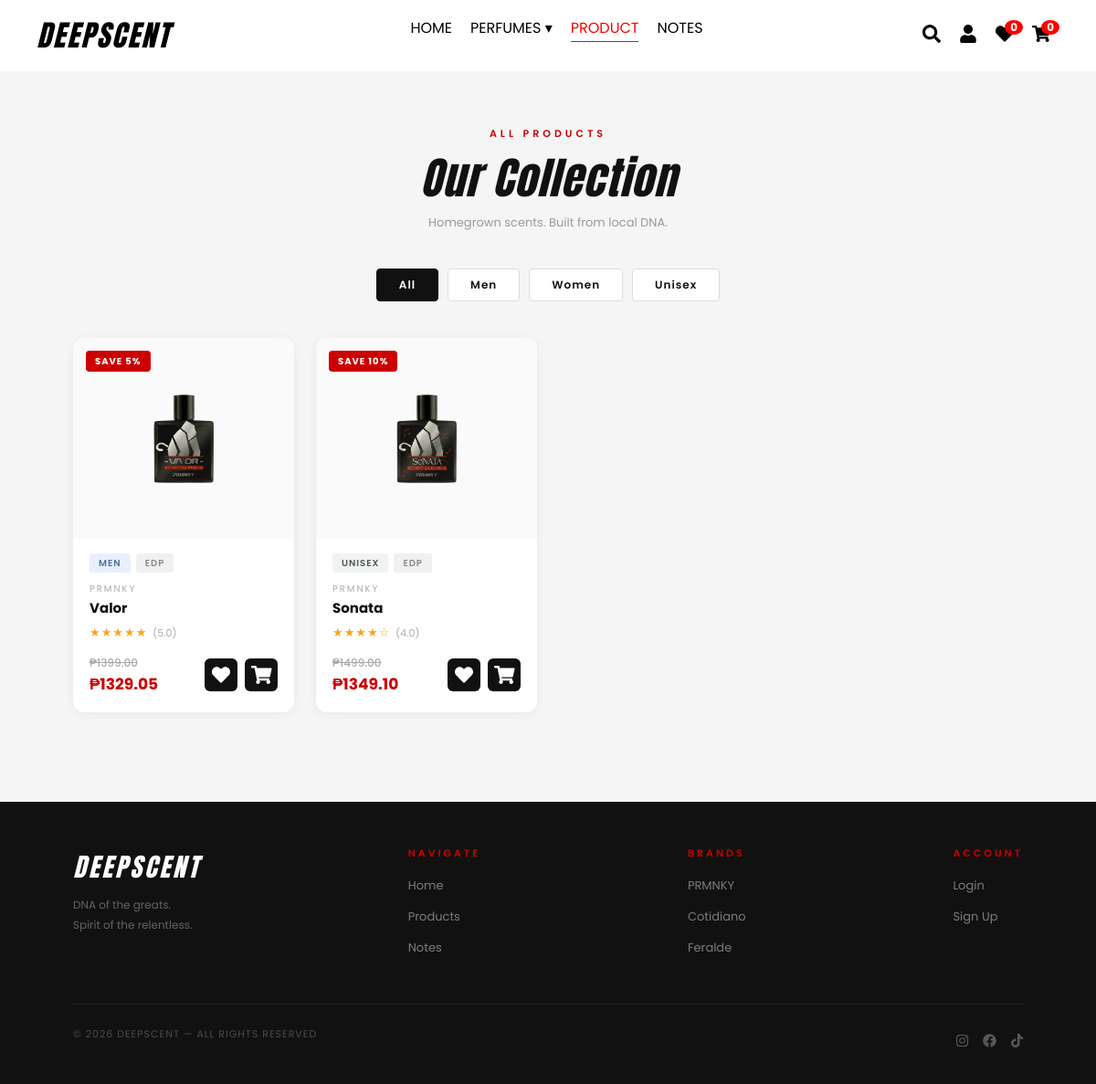
/product, run on the app's committed database.
### website/models.py (models this page shows)
class Product(db.Model):
    id = db.Column(db.Integer, primary_key=True)
    name = db.Column(db.String(100), nullable=False)
    description = db.Column(db.Text, nullable=False)
    note_name = db.Column(db.String(100), nullable=True)
    note_image = db.Column(db.String(100), nullable=True)
    note_id = db.Column(db.Integer, db.ForeignKey('note.id'), nullable=True)
    price = db.Column(db.Float, nullable=False)
    stock_50ml = db.Column(db.Integer, default=0)
    stock_100ml = db.Column(db.Integer, default=0)
    price_100ml = db.Column(db.Float, nullable=True)
    discount = db.Column(db.Integer, default=0)  # percentage e.g. 10 = 10%
    image = db.Column(db.String(100), nullable=False)
    brand = db.Column(db.String(50), nullable=False)
    gender = db.Column(db.String(20), default='UNISEX')

class Brand(db.Model):
    id = db.Column(db.Integer, primary_key=True)
    name = db.Column(db.String(100), unique=True, nullable=False)
    logo = db.Column(db.String(150), nullable=True)

### website/views.py (the view)
@views.route('/product')
def product():
    products = Product.query.all()
    favorited_ids = [f.product_id for f in current_user.favorites] if current_user.is_authenticated else []
    ratings = {}
    for p in products:
        reviews = Review.query.filter_by(product_id=p.id).all()
        ratings[p.id] = {'avg': round(sum(r.rating for r in reviews) / len(reviews), 1) if reviews else 0, 'count': len(reviews)}
    return render_template('product.html', products=products, favorited_ids=favorited_ids, ratings=ratings)

### website/templates/product.html (shortened to what this page needs)
{% extends "base.html" %}
{% block content %}
<section class="products-page">
    <div class="products-header">
        <p class="section-label">ALL PRODUCTS</p>
        <h1 class="products-title">Our Collection</h1>
        <p class="products-subtitle">Homegrown scents. Built from local DNA.</p>
    </div>
    <div class="products-filters">
        <button class="filter-btn active" onclick="filterProducts('all', this)">All</button>
        <button class="filter-btn" onclick="filterProducts('MEN', this)">Men</button>
        <button class="filter-btn" onclick="filterProducts('WOMEN', this)">Women</button>
        <button class="filter-btn" onclick="filterProducts('UNISEX', this)">Unisex</button>
    </div>
    <div class="products-grid">
        {% for product in products %}
        <div class="product-card" data-gender="{{ product.gender if product.gender else 'UNISEX' }}">
            <div class="product-img-wrap">
                {% if product.discount %}
                <div class="product-badge-sale">SAVE {{ product.discount }}%</div>
                {% endif %}
                {% set total_stock = (product.stock_50ml or 0) + (product.stock_100ml or 0) %}
                <a href="{{ url_for('views.product_detail', product_id=product.id) }}">
                <img src="{{ url_for('static', filename='uploads/' ~ product.image) }}" alt="{{ product.name }}">
                </a>
            </div>
            <div class="product-info">
                <div class="product-tags">
                    <span class="tag tag-gender" data-gender="{{ product.gender if product.gender else 'UNISEX' }}">{{ product.gender if product.gender else 'UNISEX' }}</span>
                    <span class="tag tag-type">EDP</span>
                </div>
                <p class="product-brand">{{ product.brand }}</p>
                <a href="{{ url_for('views.product_detail', product_id=product.id) }}" style="text-decoration:none;">
                <h3 class="product-name">{{ product.name }}</h3>
                </a>
                <div class="product-rating">
                    {% set r = (ratings[product.id].avg|int) if ratings and product.id in ratings else 0 %}
                    {% set c = ratings[product.id].count if ratings and product.id in ratings else 0 %}
                    <span class="stars">{% for i in range(1,6) %}{% if i <= r %}★{% else %}☆{% endif %}{% endfor %}</span>
                    <span class="review-count">({{ ratings[product.id].avg if ratings and product.id in ratings else 0 }})</span>
                </div>
                <div class="product-footer">
                    <div class="product-price-wrap">
                        {% if product.discount %}
                        <span class="product-price-old">₱{{ "%.2f"|format(product.price) }}</span>
                        <span class="product-price">₱{{ "%.2f"|format(product.price * (1 - product.discount / 100)) }}</span>
                        {% else %}
                        <span class="product-price">₱{{ "%.2f"|format(product.price) }}</span>
                        {% endif %}
                    </div>
                    <div class="product-actions">
                        <button class="product-action-btn heart-btn {% if current_user.is_authenticated and product.id in favorited_ids %}favorited{% endif %}"
                            data-id="{{ product.id }}"
                            data-auth="{% if current_user.is_authenticated %}yes{% else %}no{% endif %}"
                            onclick="toggleFavorite(this)" title="Favorites">
                            <i class="fas fa-heart"></i>
                        </button>
                        <button class="product-action-btn cart-btn" title="Add to Cart"
                            onclick="openCartModal('{{ product.id }}', '{{ product.name }}', {{ product.price * (1 - product.discount / 100) if product.discount else product.price }}, '{% if current_user.is_authenticated %}yes{% else %}no{% endif %}', '{{ url_for('static', filename='uploads/' ~ product.image) }}', '{{ product.brand }}', '{{ product.gender if product.gender else 'UNISEX' }}', {{ (product.price_100ml * (1 - product.discount / 100)) if product.price_100ml and product.discount else (product.price_100ml if product.price_100ml else product.price) }})">
                            <i class="fas fa-shopping-cart"></i>
                        </button>
                    </div>
                </div>
            </div>
        </div>
        {% else %}
        <div class="no-products">No products available yet.</div>
        {% endfor %}
    </div>
</section>
{% endblock %}

### website/templates/base.html (shortened to what this page needs)
<!DOCTYPE html>
<html lang="en">
<head>
    <link rel="stylesheet" href="{{ url_for('static', filename='css/all.min.css') }}">
    <link rel="stylesheet" href="{{ url_for('static', filename='css/bootstrap.min.css') }}">
    <link rel="stylesheet" href="{{ url_for('static', filename='css/all.min.css') }}">
    <link rel="stylesheet" href="{{ url_for('static', filename='css/style.css') }}">
    <link rel="stylesheet" href="https://unpkg.com/leaflet@1.9.4/dist/leaflet.css">
</head>
<body>
    <nav class="navbar">
        <div class="logo">DEEPSCENT</div>
        <ul class="nav-links">
            <li><a href="{{ url_for('views.home') }}" class="{% if request.endpoint == 'views.home' %}active{% endif %}">HOME</a></li>
            <li class="dropdown">
                <a href="#" class="dropdown-toggle" id="perfumes-link">PERFUMES <span class="arrow">&#9662;</span></a>
            </li>
            <li><a href="{{ url_for('views.product') }}" class="{% if request.endpoint == 'views.product' %}active{% endif %}">PRODUCT</a></li>
            <li><a href="{{ url_for('views.notes') }}" class="{% if request.endpoint == 'views.notes' %}active{% endif %}">NOTES</a></li>
        </ul>
        <div class="icons">
            <a href="#" onclick="toggleSearch(event)"><i class="fas fa-search"></i></a>
            {% if current_user.is_authenticated %}
                <a href="javascript:void(0);" onclick="openProfile()"><i class="fa fa-user"></i></a>
                {% if current_user.is_admin %}
                <a href="{{ url_for('admin.dashboard') }}" title="Admin" style="position:relative;">
                    <i class="fas fa-shield-alt"></i>
                    {% if g.low_stock_count > 0 %}
                    <span class="badge">{{ g.low_stock_count }}</span>
                    {% endif %}
                </a>
                {% endif %}
            {% else %}
                <a href="{{ url_for('auth.login') }}"><i class="fa fa-user"></i></a>
            {% endif %}
            <a href="{% if current_user.is_authenticated %}{{ url_for('views.favorites') }}{% else %}{{ url_for('auth.login') }}{% endif %}"><i class="fas fa-heart"></i><span class="badge fav-badge">{{ current_user.favorites | length if current_user.is_authenticated else 0 }}</span></a>
            <a href="{% if current_user.is_authenticated %}{{ url_for('views.cart') }}{% else %}{{ url_for('views.cart_login_required') }}{% endif %}"><i class="fas fa-shopping-cart"></i><span class="badge cart-badge">{{ current_user.cart_items | sum(attribute='quantity') if current_user.is_authenticated else 0 }}</span></a>
        </div>
    </nav>
    <main>
        {% block content %}{% endblock %}
    </main>
    <footer>
        <div class="footer-inner">
            <div class="footer-brand">
                <div class="footer-logo">DEEPSCENT</div>
                <p>DNA of the greats.<br>Spirit of the relentless.</p>
            </div>
            <div class="footer-links">
                <h4>NAVIGATE</h4>
                <ul>
                    <li><a href="{{ url_for('views.home') }}">Home</a></li>
                    <li><a href="{{ url_for('views.product') }}">Products</a></li>
                    <li><a href="{{ url_for('views.notes') }}">Notes</a></li>
                </ul>
            </div>
            <div class="footer-links">
                <h4>BRANDS</h4>
                <ul>
                    {% for brand in g.brands %}
                    <li><a href="{{ url_for('views.perfumes', brand=brand.name) }}">{{ brand.name }}</a></li>
                    {% endfor %}
                </ul>
            </div>
            <div class="footer-links">
                <h4>ACCOUNT</h4>
                <ul>
                    {% if current_user.is_authenticated %}
                    <li><a href="javascript:void(0);" onclick="openProfile()">My Profile</a></li>
                    <li><a href="{{ url_for('auth.logout') }}">Logout</a></li>
                    {% else %}
                    <li><a href="{{ url_for('auth.login') }}">Login</a></li>
                    <li><a href="{{ url_for('auth.signup') }}">Sign Up</a></li>
                    {% endif %}
                </ul>
            </div>
        </div>
        <div class="footer-bottom">
            <p>&copy; 2026 DEEPSCENT — ALL RIGHTS RESERVED</p>
            <div class="footer-socials">
                <a href="#"><i class="fab fa-instagram"></i></a>
                <a href="#"><i class="fab fa-facebook"></i></a>
                <a href="#"><i class="fab fa-tiktok"></i></a>
            </div>
        </div>
    </footer>
</body>
</html>

### website/static/css/style.css (style rules this page uses)
body { margin: 0; font-family: 'Poppins', sans-serif; background: #f5f5f5; }
.navbar { display: flex; justify-content: space-between; align-items: center; padding: 15px 40px; background: white; color: white; }
.nav-links { font-size: 15px; list-style: none; display: flex; gap: 20px; }
.nav-links a { position: relative; font-family: 'Poppins', sans-serif; font-size: 16px; color: black; text-decoration: none; transition: color 0.3s ease; }
.nav-links a.active { color: red; }
.nav-links a.active::after { content: ""; position: absolute; bottom: -4px; left: 0; width: 100%; height: 1px; background: red; }
.nav-links a::after { content: ""; position: absolute; bottom: -4px; left: 50%; width: 0; height: 1px; background: red; transition: width 0.3s ease, left 0.3s ease; }
.nav-links .dropdown > a { border: none !important; text-decoration: none !important; color: black; position: relative; }
.nav-links .dropdown > a::after { content: none !important; }
.icons { display: flex; align-items: center; }
.icons a { color: black; margin: 0 10px; position: relative; display: inline-block; transition: color 0.3s ease, transform 0.3s ease; }
.fa-search { font-size: 20px; }
.fa-user { font-size: 20px; }
.fa-heart { font-size: 20px; }
.fa-shopping-cart { font-size: 20px; }
.icons a i, .icons a svg { font-size: 20px !important; width: 20px !important; height: 20px !important; }
.icons .badge { position: absolute; top: -5px; right: -10px; background: red; color: white; font-size: 12px; border-radius: 50%; padding: 2px 6px; }
.badge { position: absolute; top: -8px; right: -8px; background: red; color: white; font-size: 12px; padding: 2px 6px; border-radius: 50%; }
.logo { font-family: 'Anton', sans-serif; font-size: 32px; color: black; letter-spacing: 2px; font-style: italic; }
.dropdown { position: relative; }
.arrow { transition: transform 0.3s ease; }
footer { background: #111; color: #fff; padding: 50px 80px 30px; margin-top: 0; }
.footer-inner { display: flex; justify-content: space-between; align-items: flex-start; margin-bottom: 40px; gap: 40px; }
.footer-brand .footer-logo { font-family: 'Anton', sans-serif; font-style: italic; font-size: 28px; color: #fff; letter-spacing: 3px; margin-bottom: 10px; }
.footer-brand p { font-size: 12px; color: rgba(255,255,255,0.35); line-height: 1.8; max-width: 220px; }
.footer-links h4 { font-size: 11px; letter-spacing: 3px; color: #cc0000; margin-bottom: 16px; font-weight: 600; }
.footer-links ul { list-style: none; padding: 0; margin: 0; }
.footer-links ul li { margin-bottom: 10px; }
.footer-links ul li a { font-size: 13px; color: rgba(255,255,255,0.45); text-decoration: none; transition: color 0.2s ease; }
.footer-bottom { border-top: 1px solid rgba(255,255,255,0.08); padding-top: 24px; display: flex; justify-content: space-between; align-items: center; }
.footer-bottom p { font-size: 11px; color: rgba(255,255,255,0.25); letter-spacing: 1px; }
.footer-socials { display: flex; gap: 16px; }
.footer-socials a { color: rgba(255,255,255,0.3); font-size: 15px; transition: color 0.2s ease; text-decoration: none; }
.tag-gender { background: #e8f0fe; color: #4a6fa5; }
.tag-gender[data-gender="UNISEX"] { background: #f0f4f0; color: #555; }

### website/templates/base.html (style rules this page uses)
.heart-btn { transition: background 0.3s ease, color 0.3s ease; }

### data on the page
Product: discount "5", image (picture), gender "MEN", brand "PRMNKY", name "Valor", ratings "5.0", price "1399.00", product.price*(1-product.discount/100) "1329.05"
Product: discount "10", image (picture), gender "UNISEX", brand "PRMNKY", name "Sonata", ratings "4.0", price "1499.00", product.price*(1-product.discount/100) "1349.10"
Brand: name "PRMNKY"
Brand: name "Cotidiano"
Brand: name "Feralde"
